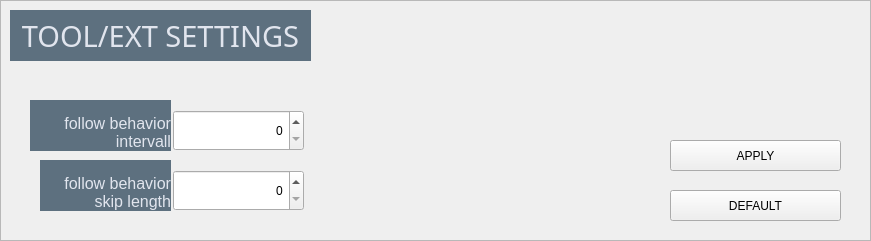
     <widget class="QFrame" name="SET_TE_frame">
      <property name="geometry">
       <rect>
        <x>30</x>
        <y>690</y>
        <width>871</width>
        <height>241</height>
       </rect>
      </property>
      <property name="frameShape">
       <enum>QFrame::StyledPanel</enum>
      </property>
      <property name="frameShadow">
       <enum>QFrame::Raised</enum>
      </property>
      <widget class="QLabel" name="SET_TE_0_framelabel">
       <property name="geometry">
        <rect>
         <x>10</x>
         <y>10</y>
         <width>301</width>
         <height>51</height>
        </rect>
       </property>
       <property name="font">
        <font>
         <family>Bahnschrift</family>
         <pointsize>22</pointsize>
        </font>
       </property>
       <property name="styleSheet">
        <string notr="true">border: 0px;
font-size: 22pt;
padding: 0px;
background-color: #5D707F;
color: #E1E5EE;</string>
       </property>
       <property name="text">
        <string>TOOL/EXT SETTINGS</string>
       </property>
       <property name="alignment">
        <set>Qt::AlignCenter</set>
       </property>
      </widget>
      <widget class="QPushButton" name="SET_TE_btt_apply">
       <property name="geometry">
        <rect>
         <x>670</x>
         <y>140</y>
         <width>171</width>
         <height>31</height>
        </rect>
       </property>
       <property name="text">
        <string>APPLY</string>
       </property>
      </widget>
      <widget class="QPushButton" name="SET_TE_btt_default">
       <property name="geometry">
        <rect>
         <x>670</x>
         <y>190</y>
         <width>171</width>
         <height>31</height>
        </rect>
       </property>
       <property name="text">
        <string>DEFAULT</string>
       </property>
      </widget>
      <widget class="QLabel" name="SET_TE_lbl_fllwBhvrInterv">
       <property name="geometry">
        <rect>
         <x>30</x>
         <y>100</y>
         <width>141</width>
         <height>51</height>
        </rect>
       </property>
       <property name="styleSheet">
        <string notr="true">border: 0px;
font-size: 12pt;
background-color: #5d707f;
color: #E1E5EE;</string>
       </property>
       <property name="text">
        <string>follow behavior
intervall</string>
       </property>
       <property name="alignment">
        <set>Qt::AlignBottom|Qt::AlignRight|Qt::AlignTrailing</set>
       </property>
       <property name="buddy">
        <cstring>SET_num_zone</cstring>
       </property>
      </widget>
      <widget class="QSpinBox" name="SET_TE_num_fllwBhvrInterv">
       <property name="geometry">
        <rect>
         <x>173</x>
         <y>110</y>
         <width>131</width>
         <height>41</height>
        </rect>
       </property>
       <property name="styleSheet">
        <string notr="true"/>
       </property>
       <property name="alignment">
        <set>Qt::AlignRight|Qt::AlignTrailing|Qt::AlignVCenter</set>
       </property>
       <property name="minimum">
        <number>0</number>
       </property>
       <property name="maximum">
        <number>99999</number>
       </property>
       <property name="singleStep">
        <number>10</number>
       </property>
       <property name="value">
        <number>0</number>
       </property>
       <property name="displayIntegerBase">
        <number>10</number>
       </property>
      </widget>
      <widget class="QLabel" name="SET_TE_lbl_fllwBhvrSkip">
       <property name="geometry">
        <rect>
         <x>40</x>
         <y>160</y>
         <width>131</width>
         <height>51</height>
        </rect>
       </property>
       <property name="styleSheet">
        <string notr="true">border: 0px;
font-size: 12pt;
background-color: #5d707f;
color: #E1E5EE;</string>
       </property>
       <property name="text">
        <string>follow behavior
skip length</string>
       </property>
       <property name="alignment">
        <set>Qt::AlignBottom|Qt::AlignRight|Qt::AlignTrailing</set>
       </property>
       <property name="buddy">
        <cstring>SET_num_zone</cstring>
       </property>
      </widget>
      <widget class="QSpinBox" name="SET_TE_num_fllwBhvrSkip">
       <property name="geometry">
        <rect>
         <x>173</x>
         <y>170</y>
         <width>131</width>
         <height>41</height>
        </rect>
       </property>
       <property name="styleSheet">
        <string notr="true"/>
       </property>
       <property name="alignment">
        <set>Qt::AlignRight|Qt::AlignTrailing|Qt::AlignVCenter</set>
       </property>
       <property name="minimum">
        <number>0</number>
       </property>
       <property name="maximum">
        <number>99999</number>
       </property>
       <property name="singleStep">
        <number>10</number>
       </property>
       <property name="value">
        <number>0</number>
       </property>
       <property name="displayIntegerBase">
        <number>10</number>
       </property>
      </widget>
     </widget>
